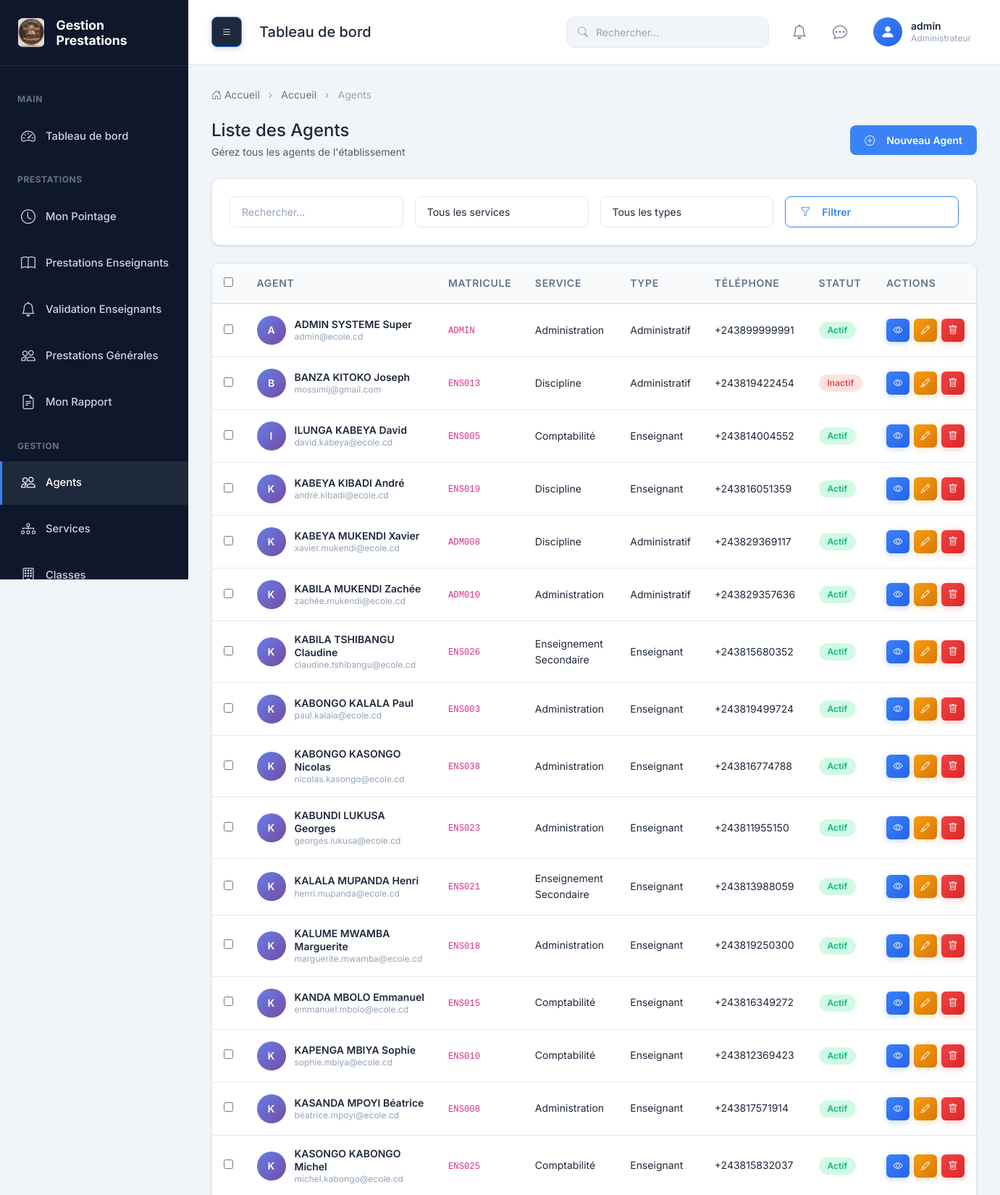
The app's page /agents/ (signed in, upper part) with its own data.
### prestation/models.py (models this page shows, shortened)
class Utilisateur(models.Model):
    ROLE_CHOICES = (
        ('ADMIN', 'Administrateur'),
        ('SECRETAIRE', 'Secrétaire'),
        ('ENSEIGNANT', 'Enseignant'),
        ('AGENT', 'Agent'),
    )
    user = models.OneToOneField(
        User,
        on_delete=models.CASCADE,
        related_name='utilisateur'
    )
    agent = models.OneToOneField(
        'Agent',
        on_delete=models.CASCADE,
        related_name='utilisateur'
    )
    role = models.CharField(
        max_length=20,
        choices=ROLE_CHOICES
    )
    created_at = models.DateTimeField(auto_now_add=True)
    updated_at = models.DateTimeField(auto_now=True)
    must_change_password = models.BooleanField(
        default=True,
        help_text='Indique si l\'utilisateur doit changer son mot de passe à la prochaine connexion'
    )
    mot_de_passe_temporaire = models.CharField(
        max_length=100,
        blank=True,
        default='',
        help_text='Mot de passe temporaire visible par l\'administrateur (effacé après changement par l\'utilisateur)'
    )
    two_factor_secret = models.CharField(
        max_length=64,
        blank=True,
        default='',
        help_text='Clé secrète pour Google Authenticator (2FA)'
    )
    two_factor_enabled = models.BooleanField(
        default=False,
        help_text='Indique si le 2FA est activé pour cet utilisateur'
    )
    class Meta:
        ordering = ['user__username']
        verbose_name = 'Utilisateur'
        verbose_name_plural = 'Utilisateurs'
        indexes = [
            models.Index(fields=['role']),
        ]

class Agent(models.Model):
    SEXE_CHOICES = (
        ('M', 'Masculin'),
        ('F', 'Féminin'),
    )
    TYPE_AGENT = (
        ('ENSEIGNANT', 'Enseignant'),
        ('ADMINISTRATIF', 'Administratif'),
        ('DISCIPLINE', 'Préfet de discipline'),
    )
    matricule_validator = RegexValidator(
        regex=r'^[A-Z0-9]{3,20}$',
        message='Le matricule doit contenir 3 à 20 caractères alphanumériques en majuscules.'
    )
    phone_validator = RegexValidator(
        regex=r'^\+?[\d\s\-\(\)]{8,20}$',
        message='Numéro de téléphone invalide. Format attendu: +243 81 234 5678'
    )
    matricule = models.CharField(
        max_length=20,
        unique=True,
        validators=[matricule_validator]
    )
    nom = models.CharField(max_length=100)
    postnom = models.CharField(max_length=100)
    prenom = models.CharField(max_length=100)
    sexe = models.CharField(max_length=10, choices=SEXE_CHOICES)
    telephone = models.CharField(
        max_length=30,
        validators=[phone_validator]
    )
    email = models.EmailField()
    adresse = models.CharField(max_length=255)
    photo = models.ImageField(upload_to='agents/', blank=True, null=True)
    type_agent = models.CharField(
        max_length=20,
        choices=TYPE_AGENT
    )
    etat = models.BooleanField(default=True)
    service = models.ForeignKey(
        Service,
        on_delete=models.PROTECT,
        related_name="agents"
    )
    date_naissance = models.DateField(null=True, blank=True)
    lieu_naissance = models.CharField(max_length=100, blank=True)
    nationalite = models.CharField(max_length=50, default='Congolaise')
    province_origine = models.CharField(max_length=100, blank=True)
    territoire_origine = models.CharField(max_length=100, blank=True)
    secteur = models.CharField(max_length=100, blank=True)
    groupement = models.CharField(max_length=100, blank=True)
    village_origine = models.CharField(max_length=100, blank=True)
    created_at = models.DateTimeField(auto_now_add=True)
    updated_at = models.DateTimeField(auto_now=True)
    class Meta:
        ordering = ['nom', 'postnom', 'prenom']
        verbose_name = 'Agent'
        verbose_name_plural = 'Agents'
        indexes = [
            models.Index(fields=['matricule']),
            models.Index(fields=['type_agent']),
            models.Index(fields=['service']),
        ]
        constraints = [
            models.UniqueConstraint(
                fields=['email'],
                name='unique_agent_email'
            ),
        ]
    def nom_complet(self):
        return f"{self.nom} {self.postnom} {self.prenom}"

class Service(models.Model):
    nom = models.CharField(max_length=100, unique=True)
    description = models.TextField(blank=True)
    created_at = models.DateTimeField(auto_now_add=True)
    updated_at = models.DateTimeField(auto_now=True)
    class Meta:
        ordering = ['nom']
        verbose_name = 'Service'
        verbose_name_plural = 'Services'
        indexes = [
            models.Index(fields=['nom']),
        ]

### prestation/views.py (the view)
# urls.py: path('agents/', views.agents_list, name='agents'),
@login_required
def agents_list(request):
    service_id = request.GET.get('service', '')
    agents = Agent.objects.select_related('service').all()
    if service_id:
        agents = agents.filter(service_id=service_id)
    return render(request, 'agents/index.html', {
        'agents': agents,
        'services': Service.objects.all(),
        'service_filter': service_id,
    })

### prestation/templates/agents/index.html (shortened to what this page needs)
{% extends 'base.html' %}
{% load static %}
{% block breadcrumb %}
<li class="breadcrumb-item"><a href="{% url 'dashboard' %}">Accueil</a></li>
<li class="breadcrumb-item active" aria-current="page">Agents</li>
{% endblock %}
{% block content %}
<div class="d-flex justify-content-between align-items-center mb-4">
    <div>
        <h4 class="mb-1">Liste des Agents</h4>
        <p class="text-muted mb-0">Gérez tous les agents de l'établissement</p>
    </div>
    {% if request.user.utilisateur.role == 'ADMIN' %}
    <a href="{% url 'agent_create' %}" class="btn btn-primary">
        <i class="bi bi-plus-circle me-2"></i>Nouveau Agent
    </a>
    {% endif %}
</div>
<div class="card mb-4">
    <div class="card-body">
        <form method="get" class="row g-3">
            <div class="col-md-3">
                <input type="text" class="form-control search-input" placeholder="Rechercher..." data-target=".datatable">
            </div>
            <div class="col-md-3">
                <select class="form-select" name="service" onchange="this.form.submit()">
                    <option value="">Tous les services</option>
                </select>
            </div>
            <div class="col-md-3">
                <select class="form-select">
                    <option value="">Tous les types</option>
                </select>
            </div>
            <div class="col-md-3">
                <button type="submit" class="btn btn-outline w-100">
                    <i class="bi bi-funnel me-2"></i>Filtrer
                </button>
            </div>
        </form>
    </div>
</div>
<div class="card">
    <div class="card-body p-0">
        <div class="table-responsive">
            <table class="table table-hover mb-0 datatable">
                <thead>
                    <tr>
                        <th style="width: 5%; text-align: center;"><input type="checkbox" class="select-all" data-target="agent"></th>
                        <th style="width: 30%;">Agent</th>
                        <th style="width: 12%;">Matricule</th>
                        <th style="width: 18%;">Service</th>
                        <th style="width: 12%;">Type</th>
                        <th style="width: 13%;">Téléphone</th>
                        <th style="width: 10%;">Statut</th>
                        {% if request.user.utilisateur.role == 'ADMIN' %}
                        <th style="width: 10%;">Actions</th>
                        {% endif %}
                    </tr>
                </thead>
                <tbody>
                    {% for agent in agents %}
                    <tr>
                        <td><input type="checkbox" class="checkbox-agent"></td>
                        <td>
                            <div class="user-info">
                                {% if agent.photo %}
                                <img src="{{ agent.photo.url }}" alt="{{ agent.nom }}" class="avatar">
                                {% else %}
                                <div class="avatar-placeholder">{{ agent.nom|first|upper }}</div>
                                {% endif %}
                                <div>
                                    <div class="name">{{ agent.nom_complet }}</div>
                                    <div class="email">{{ agent.email }}</div>
                                </div>
                            </div>
                        </td>
                        <td><code>{{ agent.matricule }}</code></td>
                        <td>{{ agent.service.nom }}</td>
                        <td>{{ agent.get_type_agent_display }}</td>
                        <td>{{ agent.telephone }}</td>
                        <td>
                            {% if agent.etat %}
                            <span class="badge badge-success">Actif</span>
                            {% else %}
                            <span class="badge badge-danger">Inactif</span>
                            {% endif %}
                        </td>
                        {% if request.user.utilisateur.role == 'ADMIN' %}
                        <td>
                            <div class="action-buttons">
                                <a href="{% url 'agent_show' agent.id %}" class="action-btn action-btn-view" title="Consulter">
                                    <i class="bi bi-eye"></i>
                                </a>
                                <a href="{% url 'agent_edit' agent.id %}" class="action-btn action-btn-edit" title="Modifier">
                                    <i class="bi bi-pencil"></i>
                                </a>
                                <button class="action-btn action-btn-delete btn-delete" data-url="{% url 'agent_delete' agent.id %}" data-name="{{ agent.nom_complet|escapejs }}" title="Supprimer">
                                    <i class="bi bi-trash"></i>
                                </button>
                            </div>
                        </td>
                        {% endif %}
                    </tr>
                    {% endfor %}
                </tbody>
            </table>
        </div>
    </div>
</div>
{% endblock %}

### prestation/templates/components/navbar.html (shortened to what this page needs)
{% load static %}
<nav class="navbar">
    <div class="navbar-left">
        <button class="navbar-toggle-desktop" id="sidebarToggle" title="Afficher/masquer le menu">
            <i class="bi bi-list"></i>
        </button>
        <h5 class="mb-0">{% block page_title %}Tableau de bord{% endblock %}</h5>
    </div>
    <div class="navbar-right">
        <div class="navbar-search">
            <i class="bi bi-search"></i>
            <input type="text" class="form-control" placeholder="Rechercher...">
        </div>
        <div class="navbar-actions">
            <a href="{% url 'notifications' %}" class="navbar-action" title="Notifications">
                <i class="bi bi-bell"></i>
            </a>
            <a href="{% url 'messages' %}" class="navbar-action" title="Messages">
                <i class="bi bi-chat-dots"></i>
            </a>
            <div class="navbar-user" id="userDropdown">
                {% if user.utilisateur.agent.photo %}
                    <img src="{{ user.utilisateur.agent.photo.url }}" alt="{{ user.username }}">
                {% else %}
                    <div class="navbar-user-avatar">
                        <i class="bi bi-person-fill"></i>
                    </div>
                {% endif %}
                <div class="navbar-user-info">
                    <div class="navbar-user-name">{{ user.username }}</div>
                    <div class="navbar-user-role">{{ user.utilisateur.get_role_display }}</div>
                </div>
            </div>
        </div>
    </div>
</nav>

### records on screen
Agent: nom|first "A", nom_complet "ADMIN SYSTEME Super", email "admin@ecole.cd", matricule "ADMIN", service.nom "Administration", type_agent "Administratif", telephone "+243899999991", etat "Actif"
Agent: nom|first "B", nom_complet "BANZA KITOKO Joseph", email "mossimij@gmail.com", matricule "ENS013", service.nom "Discipline", type_agent "Administratif", telephone "+243819422454", etat "Inactif"
Agent: nom|first "I", nom_complet "ILUNGA KABEYA David", email "david.kabeya@ecole.cd", matricule "ENS005", service.nom "Comptabilité", type_agent "Enseignant", telephone "+243814004552", etat "Actif"
Agent: nom|first "K", nom_complet "KABEYA KIBADI André", email "andré.kibadi@ecole.cd", matricule "ENS019", service.nom "Discipline", type_agent "Enseignant", telephone "+243816051359", etat "Actif"
Agent: nom|first "K", nom_complet "KABEYA MUKENDI Xavier", email "xavier.mukendi@ecole.cd", matricule "ADM008", service.nom "Discipline", type_agent "Administratif", telephone "+243829369117", etat "Actif"
Agent: nom|first "K", nom_complet "KABILA MUKENDI Zachée", email "zachée.mukendi@ecole.cd", matricule "ADM010", service.nom "Administration", type_agent "Administratif", telephone "+243829357636", etat "Actif"
Agent: nom|first "K", nom_complet "KABILA TSHIBANGU Claudine", email "claudine.tshibangu@ecole.cd", matricule "ENS026", service.nom "Enseignement Secondaire", type_agent "Enseignant", telephone "+243815680352", etat "Actif"
Agent: nom|first "K", nom_complet "KABONGO KALALA Paul", email "paul.kalala@ecole.cd", matricule "ENS003", service.nom "Administration", type_agent "Enseignant", telephone "+243819499724", etat "Actif"
Agent: nom|first "K", nom_complet "KABONGO KASONGO Nicolas", email "nicolas.kasongo@ecole.cd", matricule "ENS038", service.nom "Administration", type_agent "Enseignant", telephone "+243816774788", etat "Actif"
Agent: nom|first "K", nom_complet "KABUNDI LUKUSA Georges", email "georges.lukusa@ecole.cd", matricule "ENS023", service.nom "Administration", type_agent "Enseignant", telephone "+243811955150", etat "Actif"
Agent: nom|first "K", nom_complet "KALALA MUPANDA Henri", email "henri.mupanda@ecole.cd", matricule "ENS021", service.nom "Enseignement Secondaire", type_agent "Enseignant", telephone "+243813988059", etat "Actif"
Agent: nom|first "K", nom_complet "KALUME MWAMBA Marguerite", email "marguerite.mwamba@ecole.cd", matricule "ENS018", service.nom "Administration", type_agent "Enseignant", telephone "+243819250300", etat "Actif"
Agent: nom|first "K", nom_complet "KANDA MBOLO Emmanuel", email "emmanuel.mbolo@ecole.cd", matricule "ENS015", service.nom "Comptabilité", type_agent "Enseignant", telephone "+243816349272", etat "Actif"
Agent: nom|first "K", nom_complet "KAPENGA MBIYA Sophie", email "sophie.mbiya@ecole.cd", matricule "ENS010", service.nom "Comptabilité", type_agent "Enseignant", telephone "+243812369423", etat "Actif"
Agent: nom|first "K", nom_complet "KASANDA MPOYI Béatrice", email "béatrice.mpoyi@ecole.cd", matricule "ENS008", service.nom "Administration", type_agent "Enseignant", telephone "+243817571914", etat "Actif"
Agent: nom|first "K", nom_complet "KASONGO KABONGO Michel", email "michel.kabongo@ecole.cd", matricule "ENS025", service.nom "Comptabilité", type_agent "Enseignant", telephone "+243815832037", etat "Actif"

### other values on screen
{{ user.username }} "admin"
{{ user.utilisateur.get_role_display }} "Administrateur"
